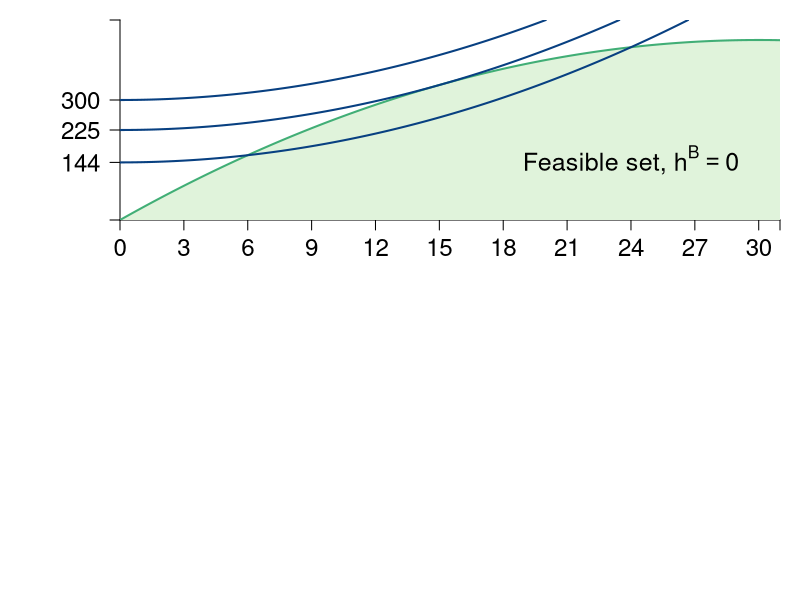

This chart was generated by the following R code: (Note: this script raises an error after producing the figure.)
require(shape)
pdf(file = "coordination_failures/mb_mc_hours_base.pdf", width = 9, height = 12)

#Set parameters for graphics
pointsize <- 1.8
axislabelsize <- 1.8
labelsize <- 1.5
namesize <- 1.8
annotatesize <- 1.5
graphlinewidth <- 2
segmentlinewidth <- 1.5

COL <- c("#7fc97f", "#beaed4", "#fdc086", "#ffff99", "#386cb0", "#f0027f", "#bf5b17", "#666666")
COLA <- c("#e0f3db", "#99d8c9","#66c2a4","#41ae76", "#238b45", "#005824")
COLB <- c("#4eb3d3", "#2b8cbe", "#0868ac","#084081")
Grays <- gray.colors(25, start = 1, end = 0)

#Need to create a stacked graph and 
#use the option mfrow = c(2,1) for that
par(mar =  c(4, 6, 1, 1), mfrow = c(2,1))

indiffA <- function(ea, uA = 46.08) {
  uA + (1/2)*(ea)^2
}

output <- function(ea, eb = 12, alpha = 30, beta = 1/2){
  (alpha - beta*(ea+eb))*ea
}

uA <- function(ea, ya = output) {
  ya - 0.5*(ea)^2
}

mrsA <- function(ea){
  ea
}

slopeline <- function(ea, yint = 0.5, slope = 2){
  yint + slope*ea
}


xlims <- c(0, 31)
ylims <- c(0, 500)

npts <- 501 
x <- seq(xlims[1], xlims[2], length.out = npts)
y <- seq(ylims[1], ylims[2], length.out = npts) 

a <- c(uA(ea = 12, output(ea = 12, eb = 12)), uA(ea = 15, output(ea = 15, eb = 0)), 300)

plot(0, 0, xlim = xlims, ylim = ylims, type = "n",
     xlab = expression(paste("")),
     ylab = expression(paste("")), 
     xaxt = "n", 
     yaxt = "n", 
     cex.lab = axislabelsize, 
     bty = "n",
     xaxs="i", 
     yaxs="i")

# ticksy <- seq(from = 0, to = ylims[2], by = 2)
# ylabels <- seq(from = 0, to = ylims[2], by = 2)
ticksx <- c(seq(xlims[1], xlims[2], 3), xlims[2])
xlabels <- c(seq(xlims[1], xlims[2], 3), NA)
ticksy <- c(0, 144, 225, 300, ylims[2])
ylabels <- c(NA, 144, 225, 300, NA)
# ticksx <- c(0, 6.9, 12, 9.6, 16, 24, 26)
# xlabels <- c(NA, expression(paste(e^A,"*")), expression(paste(1/2*beta)), expression(paste(e^{AN})), expression(paste(alpha)), expression(paste(1/beta)), NA)

axis(1, at = ticksx, pos = 0, labels = xlabels, cex.axis= labelsize - 0.05)
axis(2, at = ticksy, pos = 0, labels = ylabels, las = 1, cex.axis= labelsize - 0.05)

npts <- 500 
xx1 <- seq(xlims[1], xlims[2], length.out = npts)

#Feasible set
xpolyF <- seq(from = 0, to = xlims[2], length.out = 501)
ypolyF <- output(xpolyF, eb = 0)
polygon(c(0, xpolyF, xlims[2], xlims[1]), 
        c(output(0, eb = 0), output(xpolyF, eb = 0), 0, 0),
        border = FALSE, col = COLA[1])

text(24, 150, expression(paste("Feasible set, ", h^B == 0)), xpd = TRUE, cex = labelsize)


lines(xx1, output(xx1, eb = 0), col = COLA[4], lwd = graphlinewidth)
#lines(xx1, output(xx1, eb = 12), col = COLA[4], lwd = graphlinewidth)

contour(x, y,
        outer(x, y, uA),
        drawlabels = FALSE,
        col = COLB[4],
        lwd = graphlinewidth,
        levels = a,
        xaxs="i",
        yaxs="i",
        add = TRUE)

# segments(12, 300, 12, -300, lty = 2, col = grays[20], lwd = segmentlinewidth, xpd = 350)
segments(15, output(ea = 15, eb = 0), 15, -300, lty = 2, col = grays[20], lwd = segmentlinewidth, xpd = 350)
segments(6, output(6, eb = 0), 6, -300, lty = 2, col = grays[20], lwd = segmentlinewidth, xpd = 350)
points(6, output(ea = 6, eb = 0), pch = 16, col = "black", cex = 1.5)
text(6.5, output(ea = 6, eb = 0) - 8, expression(f), cex = annotatesize)



# segments(2, 0, 2, ylims[2], lty = 2, col = grays[20] , lwd = segmentlinewidth)
# segments(6, 0, 6, ylims[2], lty = 2, col = grays[20] , lwd = segmentlinewidth)

#Axis labels
#mtext(expression(paste("A's hours, ", h^A)), side=1, line = 3.2, cex = axislabelsize)
#text(0.5*xlims[2], -40, expression(paste("A's hours, ", h^A)), xpd = TRUE, cex = axislabelsize)
text(-4, 0.5*ylims[2], expression(paste("Consumption, ", y^A," (pounds, lb)")), xpd = TRUE, cex = axislabelsize, srt = 90)

# text(-0.9, 0.5*ylims[2], expression(paste("Output, ", y^A)), xpd = TRUE, cex = axislabelsize, srt = 90)
# text(5, 12, expression(paste("slope", phantom()==h^A, phantom() == 2)), cex = annotatesize)
# Arrows(3.6, 12, 2.4, 12, col = "black", lty = 1, lwd = 2, arr.type = "triangle", arr.lwd = 0.5)
# text(9, 28, expression(paste("slope", phantom()==h^A, phantom() == 6)), cex = annotatesize)
# Arrows(7.6, 28, 6.4, 28, col = "black", lty = 1, lwd = 2, arr.type = "triangle", arr.lwd = 0.5)

#Label the iso-welfare functions for the HG, Aisha
text(2, 125, expression(u[1]^A), cex = annotatesize)
text(2, 205, expression(u[2]^A), cex = annotatesize)
text(2, 280, expression(u[3]^A), cex = annotatesize)

# points(12, output(ea = 12), pch = 16, col = "black", cex = 1.5)
# text(12 + 0.5, output(ea = 12) - 6, expression(paste(n)), cex = annotatesize)

points(15, output(ea = 15, eb = 0), pch = 16, col = "black", cex = 1.5)
text(15 + 0.5, output(ea = 15, eb = 0) - 6, expression(paste(s)), cex = annotatesize)


#text(28, 420, expression(paste(x^A*bgroup("(",list(h^A, h^B == 0),")") ) ), cex = annotatesize)
text(27.5, 420, expression(paste("A's production") ), cex = annotatesize)
text(27.5, 390, expression(paste("function") ), cex = annotatesize)
text(27.5, 360, expression(paste(x^A*(list(h^A, h^B == 0)) ) ), cex = annotatesize)
text(27.5, 330, expression(paste("defines feasible") ), cex = annotatesize)
text(27.5, 300, expression(paste("consumption, ", y^A) ), cex = annotatesize, xpd = TRUE)

# text(19.8, 260, expression(paste(y(h^A, h^B >0))), cex = annotatesize)


MBenefit <- function(ea, eb = 12, alpha = 30, beta = 1/2) {
  (alpha - beta*eb - 2*beta*ea)
}

MCost <- function(ea, slope = 1, intercept = 0){
  slope*ea
}


xlims <- c(0, 31)
ylims <- c(0, 31)

npts <- 501 
x <- seq(xlims[1], xlims[2], length.out = npts)
y <- seq(ylims[1], ylims[2], length.out = npts) 

plot(0, 0, xlim = xlims, ylim = ylims, type = "n",
     xlab = expression(paste("")),
     ylab = expression(paste("")), 
     xaxt = "n", 
     yaxt = "n", 
     cex.lab = axislabelsize, 
     bty = "n",
     xaxs="i", 
     yaxs="i")

# ticksy <- seq(from = 0, to = ylims[2], by = 2)
# ylabels <- seq(from = 0, to = ylims[2], by = 2)
# ticksx <- seq(from = 0, to = xlims[2], by = 2)
# xlabels <- seq(from = 0, to = xlims[2], by = 2)
ticksy <- c(0, MCost(ea = 6), MBenefit(15, eb = 0), MBenefit(ea = 6, eb = 0), 30, ylims[2])
ylabels <- c(NA, 6, 15, 24, expression(paste(alpha)), NA)
# ticksx <- c(0, 12, 15, 24, 30, xlims[2])
# xlabels <- c(0, 12, 15, 24, 30, xlims[2])
ticksx <- c(seq(xlims[1], xlims[2], 3), xlims[2])
xlabels <- c(seq(xlims[1], xlims[2], 3), NA)

#xlabels <- c(NA, expression(paste(h[1]^A)), expression(paste(h[2]^A)), expression(paste(frac(alpha - beta*h^b,2*beta) )), expression(paste(frac(alpha,2*beta) )), NA)

axis(1, at = ticksx, pos = 0, labels = xlabels ,las = 1, cex.axis = labelsize - 0.05)
axis(2, at = ticksy, pos = 0, labels = ylabels, las = 1, cex.axis = labelsize - 0.05)
#text(x = c(0, 12, 15, 24, 30, xlims[2]), par("usr")[3] - 0.4, labels = xlabels, srt = 0, pos = 1, xpd = TRUE, cex = labelsize - 0.05)

#mtext(expression(paste("Aram's hours, ", h^A)), side=1, line = 4, cex = axislabelsize)
text(0.5*xlims[2], -3.8, expression(paste("A's hours, ", h^A)), xpd = TRUE, cex = axislabelsize)
text(-4, 0.5*ylims[2], expression(paste("A's marginal costs & benefits (lb)")), xpd = TRUE, cex = axislabelsize, srt = 90) 

npts <- 500 
xx1 <- seq(xlims[1], xlims[2], length.out = npts)
xx2 <- seq(4, 8, length.out = npts)

segments(0, 15, xlims[2], 15, lty = 2, col = grays[20], lwd = segmentlinewidth, xpd = 350)
text(24, 16, expression(mb == mc), cex = annotatesize)

#lines(xx1, MBenefit(xx1, eb = 12), col = COLA[4], lwd = graphlinewidth)
lines(xx1, MBenefit(xx1, eb = 0), col = COLA[4], lwd = graphlinewidth)
lines(xx1, MCost(xx1), col = COLB[4], lwd = graphlinewidth)

#For NE hours = 12
# segments(0, 12, 12, 12, lty = 2, col =  grays[20], lwd = segmentlinewidth)
# segments(12, 0, 12, 300, lty = 2, col = grays[20], lwd = segmentlinewidth, xpd = 350)
segments(15, 0, 15, 300, lty = 2, col = grays[20], lwd = segmentlinewidth, xpd = 350)
segments(6, 0, 6, 300, lty = 2, col = grays[20], lwd = segmentlinewidth, xpd = 350)
segments(0, MBenefit(ea = 6, eb = 0), 6, MBenefit(ea = 6, eb = 0), lty = 2, col = grays[20], lwd = segmentlinewidth, xpd = 350)
points(6, MBenefit(ea = 6, eb = 0), pch = 16, col = "black", cex = 1.5)
text(6 + 0.6, MBenefit(ea = 6, eb = 0) + 0.5, expression(g), cex = annotatesize)

segments(0, MCost(ea = 6), 6, MCost(ea = 6), lty = 2, col = grays[20], lwd = segmentlinewidth, xpd = 350)
points(6, MCost(ea = 6), pch = 16, col = "black", cex = 1.5)
text(6 + 0.6, MCost(ea = 6) - 0.5, expression(h), cex = annotatesize)


#segments(0, 12, 300, 12, lty = 2, col =  grays[20], lwd = segmentlinewidth, xpd = TRUE)

#For P-efficient hours = 10
#segments(0, MBenefit(15, eb = 0), 15, MBenefit(15, eb = 0), lty = 2, col = grays[20] , lwd = segmentlinewidth)
#segments(15, 0, 15, MBenefit(15, eb = 0),  lty = 2, col = grays[20] , lwd = segmentlinewidth)


text(24, 11.5, expression(paste("Marginal benefit")), cex = labelsize)
text(24, 10, expression(paste("when, ", h^B== 0 )), cex = labelsize)
#text(8, 26.5, expression(paste("Marginal Benefit")), cex = labelsize)
#text(8, 25, expression(paste("when, ", h^B== 0 )), cex = labelsize)
#text(11.5, 24.3, expression(paste(mb^A== alpha - 2*beta*h^A )), cex = labelsize)
#text(11.5, 22.5, expression(paste("when, ", h^B== 0 )), cex = labelsize)

# text(6, 14.5, expression(paste("Marginal Benefit ")), cex = labelsize)
# text(6, 13, expression(paste("when, ", h^B > 0 )), cex = labelsize)
#text(5.5, 15.5, expression(paste("Marginal Benefit ")), cex = labelsize)
#text(5.5, 14, expression(paste("when, ", h^B > 0 )), cex = labelsize)
#text(24.5, 13.5, expression(paste(mb^A == alpha - beta*h^B - 2*beta*h^A)), cex = labelsize)
#text(24.5, 12, expression(paste("when, ", h^B > 0 )), cex = labelsize)
#Arrows(21.5, 12.5, 17, 8, col = "black", lty = 1, lwd = 2, arr.type = "triangle", arr.lwd = 0.5)


text(24, 30.2, expression(paste("Marginal cost")), cex = labelsize)
text(24, 28.5, expression(paste("or disutility")), cex = labelsize)
text(24, 27, expression(paste(mc^A == h^A)), cex = labelsize)


# points(12, 12, pch = 16, col = "black", cex = 1.5)
# text(12 + 0.85, 12.1, expression(paste(n)), cex = labelsize)

points(15, 15, pch = 16, col = "black", cex = 1.5)
text(15 + 0.35, 15 + 1.25, expression(paste(s)), cex = labelsize)

dev.off()
